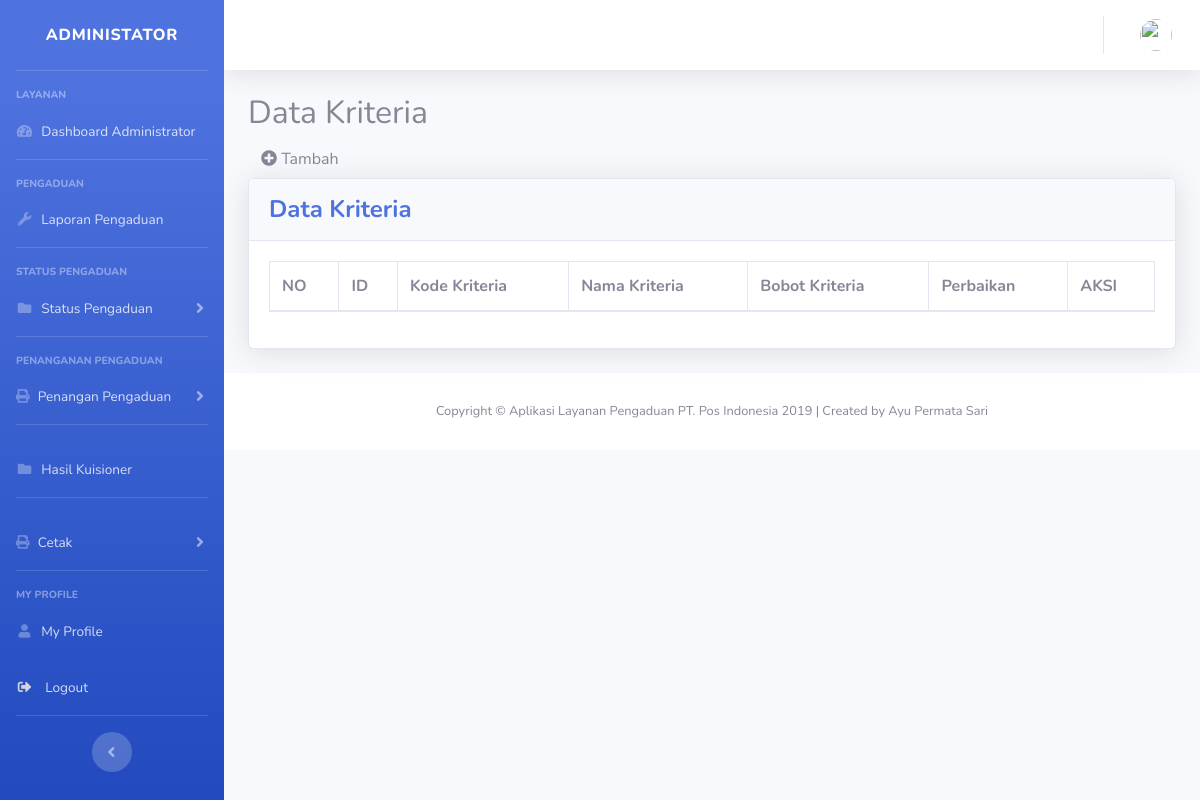
The app's page /index.php/kriteriac/data_kriteria, older data.
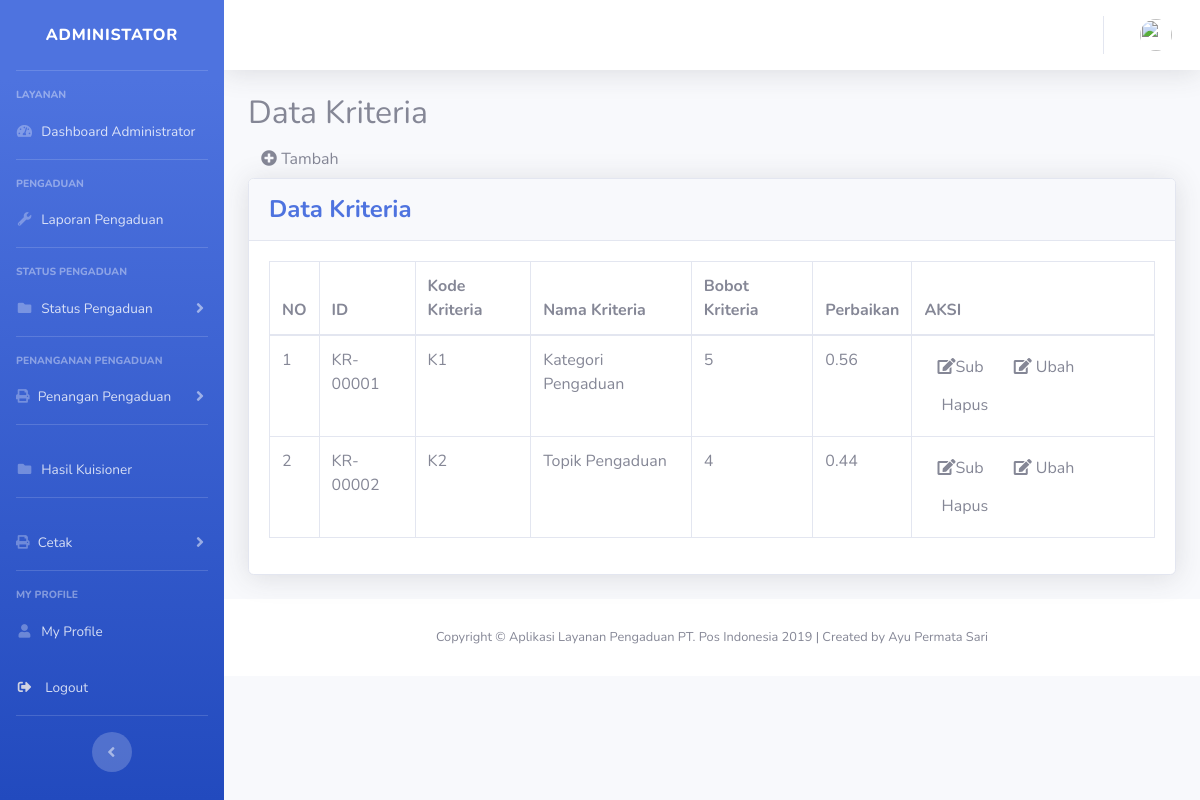
The same page, newer data.
### tables this page shows
CREATE TABLE `tbl_kriteria` (
  `id_kriteria` varchar(255) NOT NULL,
  `kd_kriteria` varchar(255) NOT NULL,
  `nm_kriteria` varchar(255) NOT NULL,
  `bobot_kriteria` varchar(255) NOT NULL
);

### application/controllers/kriteriac.php (called while the page is built, shortened)
<?php
class kriteriac extends CI_Controller
{
    function __construct()
    {
        $this->load->model('m_wp');
    }
    public function data_kriteria()
    {
        $data['title'] = 'Dashboard Admin';
        $data['user'] = $this->db->get_where('user', ['email' =>
        $this->session->userdata('email')])->row_array();
        $data['header'] = 'Data Kriteria';
        $data['header_title'] = 'Data Kriteria';
        $data['data_kriteria'] =  $this->m_wp->getAllData('tbl_kriteria');
        $this->load->view('templates/header', $data);
        $this->load->view('templates/sidebar_admin', $data);
        $this->load->view('templates/topbar', $data);
        $this->load->view('kriteria/data_kriteria', $data);
        $this->load->view('templates/footer');
    }
}

### index.php (called while the page is built, shortened)
<?php
require_once BASEPATH.'core/CodeIgniter.php';

### application/models/m_wp.php (called while the page is built, shortened)
<?php
class m_wp extends CI_Model
{
    public function getAllData($table)
    {
        return $this->db->get($table)->result();
    }
    public function getSelectedData($table, $data)
    {
        return $this->db->get_WHERE($table, $data)->result();
    }
    function total_bobot_kriteria()
    {
        return $this->db->query("
            SELECT sum(bobot_kriteria) as total_bobot_kriteria
            FROM tbl_kriteria z
        ")->result();
    }
}

### application/helpers/currency_format_helper.php (called while the page is built, shortened)
<?php if (!defined('BASEPATH')) exit('No direct script access allowed');
if (!function_exists('currency_format')) {
    $CI = &get_instance();
    function total_bobot_kriteria($id_kriteria)
    {
        global $CI;
        $total_bobot_kriteria = '';
        $bobot_kriteria = bobot_kriteria($id_kriteria);
        $data_row = $CI->m_wp->total_bobot_kriteria();
        foreach ($data_row as $row) {
            $total_bobot_kriteria = $row->total_bobot_kriteria;
        }
        $data = number_format($bobot_kriteria / $total_bobot_kriteria, 2);
        return $data;
    }
    function bobot_kriteria($id_kriteria)
    {
        global $CI;
        $data = '';
        $id['id_kriteria'] = $id_kriteria;
        $data_row = $CI->m_wp->getSelectedData('tbl_kriteria', $id);
        foreach ($data_row as $row) {
            $data = $row->bobot_kriteria;
        }
        return $data;
    }
}

### application/views/kriteria/data_kriteria.php (the view, shortened to what the changed rows need)
<section class="content">
    <div class="container-fluid">
        <div class="block-header">
            <h2>
                <?php echo $header_title; ?>
            </h2>
        </div>
        <div class="card shadow mb-4">
            <div class="card-body">
                <div class="table-responsive">
                    <table class="table table-bordered" id="laporanaduan" width="100%" cellspacing="0">
                        <thead>
                            <tr>
                                <th>NO</th>
                                <th>ID</th>
                                <th>Kode Kriteria</th>
                                <th>Nama Kriteria</th>
                                <th>Bobot Kriteria</th>
                                <th>Perbaikan</th>
                                <th>AKSI</th>
                            </tr>
                        </thead>
                        <tbody>
                            <?php
                            $no = 1;
                            if (isset($data_kriteria)) {
                                foreach ($data_kriteria as $row) {
                                    ?>
                                    <tr>
                                        <td><?php echo $no++; ?></td>
                                        <td><?php echo $row->id_kriteria; ?></td>
                                        <td><?php echo $row->kd_kriteria; ?></td>
                                        <td><?php echo $row->nm_kriteria; ?></td>
                                        <td><?php echo $row->bobot_kriteria; ?></td>
                                        <td><?php echo total_bobot_kriteria($row->id_kriteria); ?></td>
                                        <td>
                                            <a href="<?php echo site_url('kriteriac/sub_kriteria/' . $row->id_kriteria); ?>" class="btn btn-default btn-xs"> <i class="fa fa-edit"></i>Sub
                                            </a>
                                            <a href="<?php echo site_url('kriteriac/manage_kriteria/' . $row->id_kriteria); ?>" class="btn btn-default btn-xs"> <i class="fa fa-edit"></i> Ubah
                                            </a>
                                            <a href="<?php echo site_url('kriteriac/proses_hapus_kriteria/' . $row->id_kriteria); ?>" class="btn btn-default btn-xs" onclick="return confirm('Yakin ingin menghapus data ? ')"> <i class="fa fa-trash-o"></i> Hapus
                                            </a>
                                        </td>
                                    </tr>
                                <?php }
                            }
                            ?>
                        </tbody>
                    </table>
                </div>
            </div>
        </div>
    </div>
</section>

Row changes from the older to the newer data that the page shows:
added tbl_kriteria: id_kriteria "KR-00001", kd_kriteria "K1", nm_kriteria "Kategori Pengaduan", bobot_kriteria "5", id_kriteria "0.56"
added tbl_kriteria: id_kriteria "KR-00002", kd_kriteria "K2", nm_kriteria "Topik Pengaduan", bobot_kriteria "4", id_kriteria "0.44"
